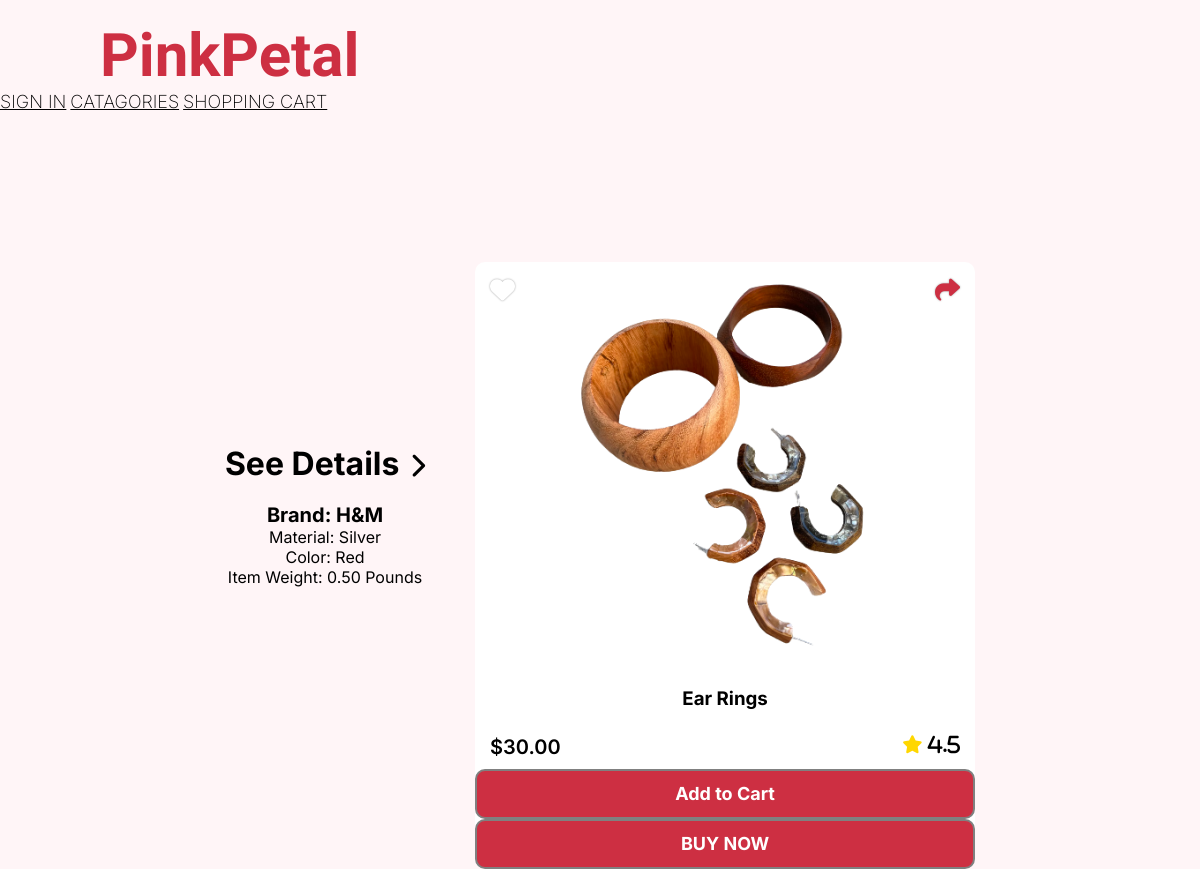
Screenshot of /products/13/ with the database file from the repository.
### petal2/models.py (models this page shows, shortened)
class Product(models.Model):
    productName = models.CharField(max_length=30)
    Brand = models.CharField(max_length=50)
    Material = models.CharField(max_length=150)  # Corrected max_length
    Color = models.CharField(max_length=30)
    Item_Weight = models.DecimalField(
        max_digits=10, decimal_places=2)  # Corrected field type
    price = models.DecimalField(max_digits=10, decimal_places=2)
    description = models.TextField(max_length=50)
    image = models.ImageField(upload_to='catagorybag/', blank=False)
    Category = models.ForeignKey(
        Category, on_delete=models.CASCADE, default=1)

### petal2/views.py (the view)
# urls.py: path('products/<int:product_id>/', views.details, name='product_detail'),
def details(request, product_id):
    product = get_object_or_404(Product, pk=product_id)
    return render(request, 'petal2/details.html', {'product': product})

### petal2/templates/petal2/details.html (shortened to what this page needs)
{% load static %}
<!DOCTYPE html>
<html lang="en">
<head>
    <link rel="stylesheet" href="{% static 'CSS/details.css' %}">
    <link rel="stylesheet" href="https://cdnjs.cloudflare.com/ajax/libs/font-awesome/6.3.0/css/all.min.css">
</head>
<body>
    <section class="header">
        <div class="nav-logo">
            <h1 class="logo">PinkPetal</h1>
        </div>
        <div class="nav-links">
            <a class="signup" href="login.html">SIGN IN</a>
            <a class="catagories" href="catagorybag.html">CATAGORIES</a>
            <a class="cart" href="cart.html">SHOPPING CART</a>
        </div>
    </section>
    <div class="container">
        <div class="details-preview">
            <h1 class="details-heading">See Details<i class="fa-solid fa-chevron-right"></i>
                <h2>Brand: {{ product.Brand }}</h2>
                <p>Material: {{ product.Material }}</p>
                <p>Color: {{ product.Color }}</p>
                <p>Item Weight: {{ product.Item_Weight }} Pounds</p>
        </div>
        <div class="details">
            <div id="card">
                <div id="upper">
                    <img id="product" src="{{ product.image.url }}">
                    <h3>{{ product.productName }}</h3>
                </div>
                <div id="priceBox">
                    <span class="price">${{ product.price }}</span>
                    <span class="rating fas fa-star"> 4.5</span>
                </div>
                <button id="cartBtn"><a href="{% url 'cart' product.id %}">Add to Cart</a></button>
                <button id="cartBtn"><a href="{% url 'cart' product.id %}">BUY NOW</a></button>
                <button id="like" class="fas fa-heart"></button>
                <button id="share" class="fas fa-share"></button>
            </div>
        </div>
    </div>
</body>
</html>

### petal2/static/css/details.css (style rules this page uses)
* { padding: 0; margin: 0; box-sizing: border-box }
body { background-color: #FFF5F7; height: 100vh; display: grid; }
.nav-logo { font-family: 'Kaushan Script'; color: #CD2F42; font-size: 40px; margin-top: 20px; margin-left: 100px; cursor: pointer; }
.nav-links a { font-family: 'Inter'; font-size: 18px; font-weight: 200; gap: 10px; color: black; margin-left: 0; }
.details-preview { display: block; font-family: 'Inter'; text-align: center; }
.details-preview h2 { margin-top: 20px; font-size: 20px; }
.details { display: flex; align-items: center; justify-content: center; }
.details-heading { font-family: 'Inter'; text-align: center; }
.details-heading i { font-size: 25px; margin-left: 10px; }
button { border: none; background: transparent; outline: none; }
#card { width: 500px; min-height: 320px; position: relative; border-radius: 10px; background: white; text-align: center; margin-top: 50px; font-family: 'Inter'; margin-top: 150px; }
#upper { width: 60%; margin: 0 auto; transition: all .5s; }
#product { width: 100%; object-fit: cover; display: block; margin: 15px auto; transition: transform .5s; }
#like, #share { font-size: 25px; position: absolute; top: 15px; text-shadow: 0 0 2px rgba(0, 0, 0, .4); }
#like { left: 15px; color: #fff; }
#share { right: 15px; color: #CD2F42; }
#upper h3 { transition: transform .5s; margin-top: 30px; }
#priceBox { display: flex; justify-content: space-between; padding: 10px 15px; font-size: 20px; font-weight: 600; margin-top: 15px; position: relative; z-index: 5; font-family: 'Inter'; }
#priceBoc>div, #priceBox>span { flex: 1; }
.price { text-align: left; }
.rating { font-weight: 600; text-align: right; }
.rating::before { color: gold; font-size: 18px; position: relative; top: -1px; }
#cartBtn { width: 100%; height: 50px; border: none; background: #CD2F42; border-radius: 10px; border: 2px solid gray; color: #eee; font-weight: 700; font-size: 18px; position: relative; z-index: 5; transition: all .3s; cursor: pointer; }
#cartBtn a { font-family: 'Inter'; color: white; text-decoration: none; }
@media (max-width:1930px) { .container { display: flex; align-items: center; justify-content: center; } }
@media (max-width:1930px) { .details-preview { margin-top: 50px; } }
@media (max-width:1930px) { #card { width: 700px; margin-left: 50px; } }
@media (max-width:1400px) { #card { width: 500px; } }

### rows the page displays
Product: Brand "H&M", Material "Silver", Color "Red", Item_Weight "0.50", image (picture), productName "Ear Rings", price "30.00"
